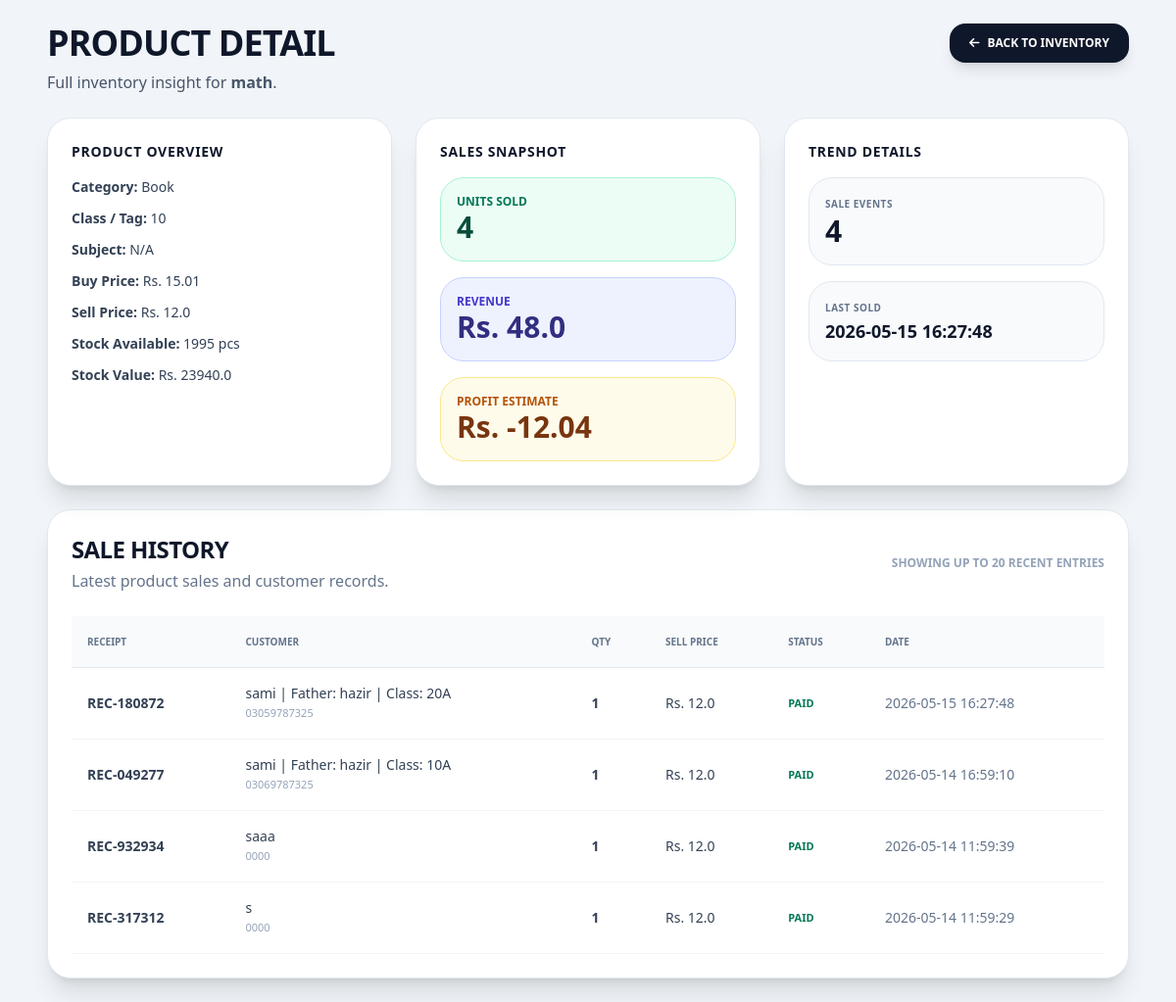
The page /product/12 (signed in) on the database as committed earlier.
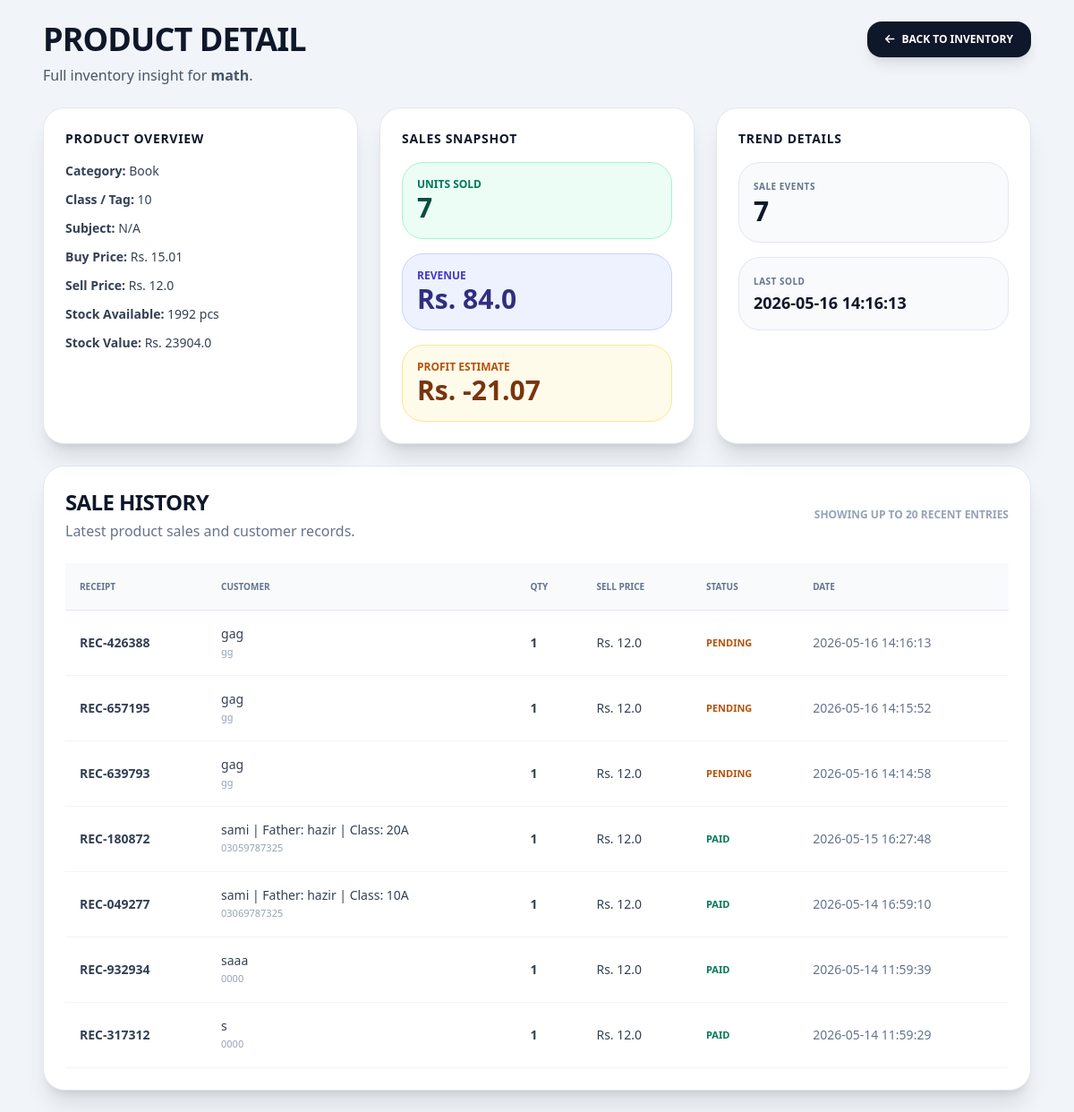
The same page on the database as committed later.
### tables this page shows
CREATE TABLE products (
        id INTEGER PRIMARY KEY AUTOINCREMENT,
        name TEXT NOT NULL,
        category TEXT, -- Book, Notebook, Stationery
        student_class TEXT,
        subject TEXT,
        purchase_price REAL,
        selling_price REAL,
        stock INTEGER
    , tag TEXT, variation TEXT);

CREATE TABLE sale_items (sale_id INTEGER, product_name TEXT, qty INTEGER, price REAL);

CREATE TABLE sales (
        id INTEGER PRIMARY KEY AUTOINCREMENT,
        customer_id INTEGER,
        receipt_number TEXT UNIQUE,
        total_amount REAL,
        profit REAL,
        payment_status TEXT, -- 'Paid' or 'Pending' (Udhaar)
        timestamp DATETIME DEFAULT CURRENT_TIMESTAMP
    , cash_paid REAL DEFAULT 0);

CREATE TABLE customers (id INTEGER PRIMARY KEY AUTOINCREMENT, name TEXT, phone TEXT, student_name TEXT);

### main.py (the view)
@app.get("/product/{product_id}")
async def product_detail(request: Request, product_id: int):
    if not is_logged_in(request): raise HTTPException(status_code=401)
    conn = get_db()
    product = conn.execute("SELECT * FROM products WHERE id = ?", (product_id,)).fetchone()
    if not product:
        conn.close()
        raise HTTPException(status_code=404, detail="Product not found")
    analytics = conn.execute("""
        SELECT
            SUM(si.qty) as total_units,
            SUM(si.qty * si.price) as total_revenue,
            MAX(s.timestamp) as last_sold,
            COUNT(*) as sale_count
        FROM sale_items si
        JOIN sales s ON si.sale_id = s.id
        WHERE si.product_name = ?
    """, (product['name'],)).fetchone()
    sales = conn.execute("""
        SELECT si.qty, si.price, s.receipt_number, s.payment_status, s.timestamp,
               c.name as customer_name, c.phone as customer_phone
        FROM sale_items si
        JOIN sales s ON si.sale_id = s.id
        LEFT JOIN customers c ON s.customer_id = c.id
        WHERE si.product_name = ?
        ORDER BY s.timestamp DESC
        LIMIT 20
    """, (product['name'],)).fetchall()
    conn.close()
    total_units = analytics['total_units'] if analytics['total_units'] else 0
    total_revenue = analytics['total_revenue'] if analytics['total_revenue'] else 0
    sale_count = analytics['sale_count'] if analytics['sale_count'] else 0
    last_sold = analytics['last_sold']
    profit = total_revenue - (total_units * product['purchase_price']) if total_units else 0
    return templates.TemplateResponse(request, "product_detail.html", {
        "product": product,
        "sales": sales,
        "analytics": {
            "total_units": total_units,
            "total_revenue": total_revenue,
            "sale_count": sale_count,
            "last_sold": last_sold,
            "profit": profit
        }
    })

### templates/product_detail.html (shortened to what this page needs)
<!DOCTYPE html>
<html lang="en">
<head>
    <script src="https://cdn.tailwindcss.com"></script>
    <link rel="stylesheet" href="https://cdnjs.cloudflare.com/ajax/libs/font-awesome/6.0.0/css/all.min.css">
</head>
<body class="bg-slate-100 min-h-screen font-sans text-slate-900">
    <div class="max-w-6xl mx-auto p-6">
        <div class="flex flex-col md:flex-row justify-between items-start gap-4 mb-6">
            <div>
                <h1 class="text-4xl font-black uppercase tracking-tight">Product Detail</h1>
                <p class="text-slate-600 mt-2">Full inventory insight for <strong>{{ product.name }}</strong>.</p>
            </div>
            <div class="space-x-2">
                <a href="/" class="inline-flex items-center gap-2 bg-slate-900 text-white px-5 py-3 rounded-2xl font-black uppercase text-xs shadow-lg hover:bg-slate-800 transition"><i class="fas fa-arrow-left"></i> Back to Inventory</a>
            </div>
        </div>
        <div class="grid grid-cols-1 lg:grid-cols-3 gap-6 mb-6">
            <div class="bg-white rounded-3xl shadow-xl p-6 border border-slate-200">
                <h2 class="font-black text-slate-900 uppercase text-sm tracking-wider mb-4">Product Overview</h2>
                <div class="space-y-3 text-sm text-slate-700">
                    <div><span class="font-black">Category:</span> {{ product.category }}</div>
                    <div><span class="font-black">Class / Tag:</span> {{ product.student_class or product.tag or 'N/A' }}</div>
                    <div><span class="font-black">Subject:</span> {{ product.subject or product.variation or 'N/A' }}</div>
                    <div><span class="font-black">Buy Price:</span> Rs. {{ product.purchase_price }}</div>
                    <div><span class="font-black">Sell Price:</span> Rs. {{ product.selling_price }}</div>
                    <div><span class="font-black">Stock Available:</span> {{ product.stock }} pcs</div>
                    <div><span class="font-black">Stock Value:</span> Rs. {{ (product.stock * product.selling_price) | round(2) }}</div>
                </div>
            </div>
            <div class="bg-white rounded-3xl shadow-xl p-6 border border-slate-200">
                <h2 class="font-black text-slate-900 uppercase text-sm tracking-wider mb-4">Sales Snapshot</h2>
                <div class="grid gap-4 text-slate-700">
                    <div class="bg-emerald-50 p-4 rounded-3xl border border-emerald-200">
                        <div class="text-xs uppercase font-black text-emerald-700">Units Sold</div>
                        <div class="text-3xl font-black text-emerald-900">{{ analytics.total_units }}</div>
                    </div>
                    <div class="bg-indigo-50 p-4 rounded-3xl border border-indigo-200">
                        <div class="text-xs uppercase font-black text-indigo-700">Revenue</div>
                        <div class="text-3xl font-black text-indigo-900">Rs. {{ analytics.total_revenue | round(2) }}</div>
                    </div>
                    <div class="bg-amber-50 p-4 rounded-3xl border border-amber-200">
                        <div class="text-xs uppercase font-black text-amber-700">Profit Estimate</div>
                        <div class="text-3xl font-black text-amber-900">Rs. {{ analytics.profit | round(2) }}</div>
                    </div>
                </div>
            </div>
            <div class="bg-white rounded-3xl shadow-xl p-6 border border-slate-200">
                <h2 class="font-black text-slate-900 uppercase text-sm tracking-wider mb-4">Trend Details</h2>
                <div class="space-y-4 text-slate-700 text-sm">
                    <div class="bg-slate-50 p-4 rounded-3xl border border-slate-200">
                        <div class="font-black uppercase text-[10px] tracking-wider text-slate-500">Sale Events</div>
                        <div class="text-3xl font-black text-slate-900">{{ analytics.sale_count }}</div>
                    </div>
                    <div class="bg-slate-50 p-4 rounded-3xl border border-slate-200">
                        <div class="font-black uppercase text-[10px] tracking-wider text-slate-500">Last Sold</div>
                        <div class="text-lg font-black text-slate-900">{{ analytics.last_sold or 'No sales yet' }}</div>
                    </div>
                </div>
            </div>
        </div>
        <div class="bg-white rounded-3xl shadow-xl p-6 border border-slate-200">
            <div class="flex flex-col md:flex-row justify-between items-start md:items-center gap-4 mb-6">
                <div>
                    <h2 class="font-black text-2xl uppercase tracking-tight">Sale History</h2>
                    <p class="text-slate-500 mt-1">Latest product sales and customer records.</p>
                </div>
                <div class="text-xs uppercase font-black text-slate-400">Showing up to 20 recent entries</div>
            </div>
            {% if sales %}
            <div class="overflow-x-auto">
                <table class="min-w-full text-left text-sm text-slate-700">
                    <thead class="bg-slate-50 text-slate-500 uppercase text-[10px] font-black">
                        <tr>
                            <th class="p-4">Receipt</th>
                            <th class="p-4">Customer</th>
                            <th class="p-4">Qty</th>
                            <th class="p-4">Sell Price</th>
                            <th class="p-4">Status</th>
                            <th class="p-4">Date</th>
                        </tr>
                    </thead>
                    <tbody class="border-t border-slate-200">
                        {% for sale in sales %}
                        <tr class="border-b border-slate-100 hover:bg-slate-50">
                            <td class="p-4 font-bold">{{ sale.receipt_number }}</td>
                            <td class="p-4">
                                <div>{{ sale.customer_name or 'Walk-in' }}</div>
                                <div class="text-[11px] text-slate-400">{{ sale.customer_phone or 'N/A' }}</div>
                            </td>
                            <td class="p-4 font-black">{{ sale.qty }}</td>
                            <td class="p-4">Rs. {{ sale.price }}</td>
                            <td class="p-4 uppercase text-[11px] font-black {{ 'text-emerald-700' if sale.payment_status == 'Paid' else 'text-amber-700' }}">{{ sale.payment_status }}</td>
                            <td class="p-4 text-slate-500">{{ sale.timestamp }}</td>
                        </tr>
                        {% endfor %}
                    </tbody>
                </table>
            </div>
            {% else %}
            <div class="py-12 text-center text-slate-500 font-black uppercase">Koi sale history nahi mili is product ke liye.</div>
            {% endif %}
        </div>
    </div>
</body>
</html>

Rows that differ between the two databases and show on the page:
changed products "math": stock "1995" → "1992"; (product.stock*product.selling_price)|round(2) "23940.0" → "23904.0"
added sale_items: receipt_number "REC-426388", name "gag", phone "gg", qty "1", price "12.0", payment_status "PENDING", timestamp "2026-05-16 14:16:13"
added sale_items: receipt_number "REC-657195", name "gag", phone "gg", qty "1", price "12.0", payment_status "PENDING", timestamp "2026-05-16 14:15:52"
added sale_items: receipt_number "REC-639793", name "gag", phone "gg", qty "1", price "12.0", payment_status "PENDING", timestamp "2026-05-16 14:14:58"
Other text that changed with them:
{{ analytics.total_units }}: "4" → "7"
{{ analytics.total_revenue | round(2) }}: "48.0" → "84.0"
{{ analytics.profit | round(2) }}: "-12.04" → "-21.07"
{{ analytics.sale_count }}: "4" → "7"
{{ analytics.last_sold or 'No sales yet' }}: "2026-05-15 16:27:48" → "2026-05-16 14:16:13"
